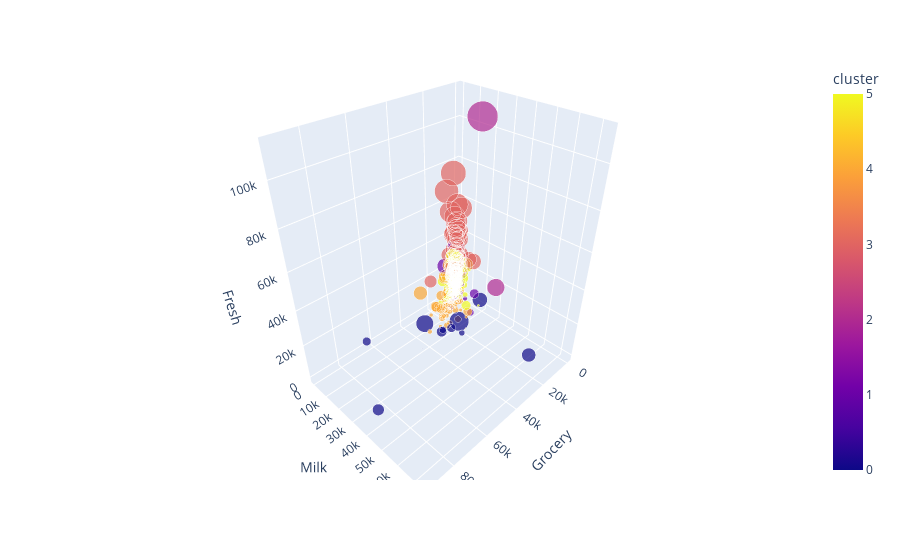

The cell this chart's notebook holds for it:
### Code cell
fig = px.scatter_3d(dataset, x="Grocery", y="Milk", z="Fresh", color='cluster', size="Fresh", size_max=30)
fig.show()

### Figure 1 — Plotly figure (JSON) as saved in the notebook; plotly's stock layout.template omitted (floating-point values rounded to 4 significant figures; data arrays with more than 128 entries replaced by an {"elided": "..."} marker saying what was removed)
{"data": [{"hovertemplate": "Grocery=%{x}<br>Milk=%{y}<br>Fresh=%{marker.size}<br>cluster=%{marker.color}<extra></extra>", "legendgroup": "", "marker": {"color": {"elided": "440 int values"}, "coloraxis": "coloraxis", "size": {"elided": "440 int values"}, "sizemode": "area", "sizeref": 124.6, "symbol": "circle"}, "mode": "markers", "name": "", "scene": "scene", "showlegend": false, "type": "scatter3d", "x": {"elided": "440 int values"}, "y": {"elided": "440 int values"}, "z": {"elided": "440 int values"}}], "layout": {"coloraxis": {"colorbar": {"title": {"text": "cluster"}}, "colorscale": [[0, "#0d0887"], [0.1111, "#46039f"], [0.2222, "#7201a8"], [0.3333, "#9c179e"], [0.4444, "#bd3786"], [0.5556, "#d8576b"], [0.6667, "#ed7953"], [0.7778, "#fb9f3a"], [0.8889, "#fdca26"], [1, "#f0f921"]]}, "legend": {"itemsizing": "constant", "tracegroupgap": 0}, "margin": {"t": 60}, "scene": {"domain": {"x": [0, 1], "y": [0, 1]}, "xaxis": {"title": {"text": "Grocery"}}, "yaxis": {"title": {"text": "Milk"}}, "zaxis": {"title": {"text": "Fresh"}}}}}
